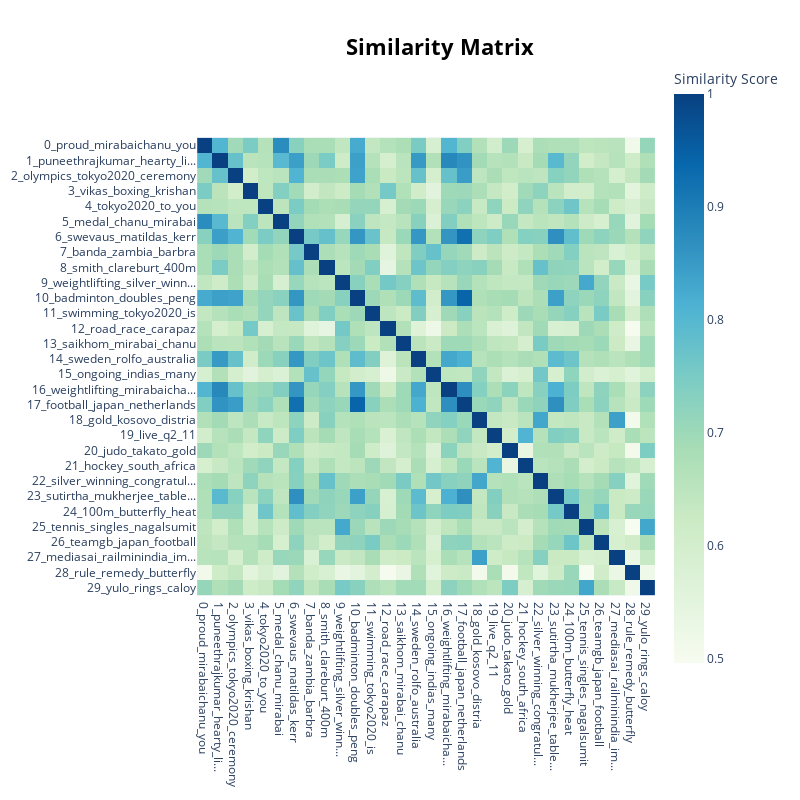

The notebook cell saved with this chart:
### Code cell
# Topic Similarity
model.visualize_heatmap()

### Figure 1 — Plotly figure (JSON) as saved in the notebook; plotly's stock layout.template omitted (floating-point values rounded to 4 significant figures; data arrays with more than 128 entries replaced by an {"elided": "..."} marker saying what was removed)
{"data": [{"coloraxis": "coloraxis", "hovertemplate": "x: %{x}<br>y: %{y}<br>Similarity Score: %{z}<extra></extra>", "name": "0", "type": "heatmap", "x": ["0_proud_mirabaichanu_you", "1_puneethrajkumar_hearty_li...", "2_olympics_tokyo2020_ceremony", "3_vikas_boxing_krishan", "4_tokyo2020_to_you", "5_medal_chanu_mirabai", "6_swevaus_matildas_kerr", "7_banda_zambia_barbra", "8_smith_clareburt_400m", "9_weightlifting_silver_winn...", "10_badminton_doubles_peng", "11_swimming_tokyo2020_is", "12_road_race_carapaz", "13_saikhom_mirabai_chanu", "14_sweden_rolfo_australia", "15_ongoing_indias_many", "16_weightlifting_mirabaicha...", "17_football_japan_netherlands", "18_gold_kosovo_distria", "19_live_q2_11", "20_judo_takato_gold", "21_hockey_south_africa", "22_silver_winning_congratul...", "23_sutirtha_mukherjee_table...", "24_100m_butterfly_heat", "25_tennis_singles_nagalsumit", "26_teamgb_japan_football", "27_mediasai_railminindia_im...", "28_rule_remedy_butterfly", "29_yulo_rings_caloy"], "xaxis": "x", "y": ["0_proud_mirabaichanu_you", "1_puneethrajkumar_hearty_li...", "2_olympics_tokyo2020_ceremony", "3_vikas_boxing_krishan", "4_tokyo2020_to_you", "5_medal_chanu_mirabai", "6_swevaus_matildas_kerr", "7_banda_zambia_barbra", "8_smith_clareburt_400m", "9_weightlifting_silver_winn...", "10_badminton_doubles_peng", "11_swimming_tokyo2020_is", "12_road_race_carapaz", "13_saikhom_mirabai_chanu", "14_sweden_rolfo_australia", "15_ongoing_indias_many", "16_weightlifting_mirabaicha...", "17_football_japan_netherlands", "18_gold_kosovo_distria", "19_live_q2_11", "20_judo_takato_gold", "21_hockey_south_africa", "22_silver_winning_congratul...", "23_sutirtha_mukherjee_table...", "24_100m_butterfly_heat", "25_tennis_singles_nagalsumit", "26_teamgb_japan_football", "27_mediasai_railminindia_im...", "28_rule_remedy_butterfly", "29_yulo_rings_caloy"], "yaxis": "y", "z": {"elided": "30x30 float values"}}], "layout": {"coloraxis": {"colorbar": {"title": {"text": "Similarity Score"}}, "colorscale": [[0, "rgb(247,252,240)"], [0.125, "rgb(224,243,219)"], [0.25, "rgb(204,235,197)"], [0.375, "rgb(168,221,181)"], [0.5, "rgb(123,204,196)"], [0.625, "rgb(78,179,211)"], [0.75, "rgb(43,140,190)"], [0.875, "rgb(8,104,172)"], [1, "rgb(8,64,129)"]]}, "height": 800, "hoverlabel": {"bgcolor": "white", "font": {"family": "Rockwell", "size": 16}}, "legend": {"title": {"text": "Trend"}}, "margin": {"t": 60}, "showlegend": true, "title": {"font": {"color": "Black", "size": 22}, "text": "<b>Similarity Matrix", "x": 0.55, "xanchor": "center", "y": 0.95, "yanchor": "top"}, "width": 800, "xaxis": {"anchor": "y", "constrain": "domain", "domain": [0, 1], "scaleanchor": "y"}, "yaxis": {"anchor": "x", "autorange": "reversed", "constrain": "domain", "domain": [0, 1]}}}
